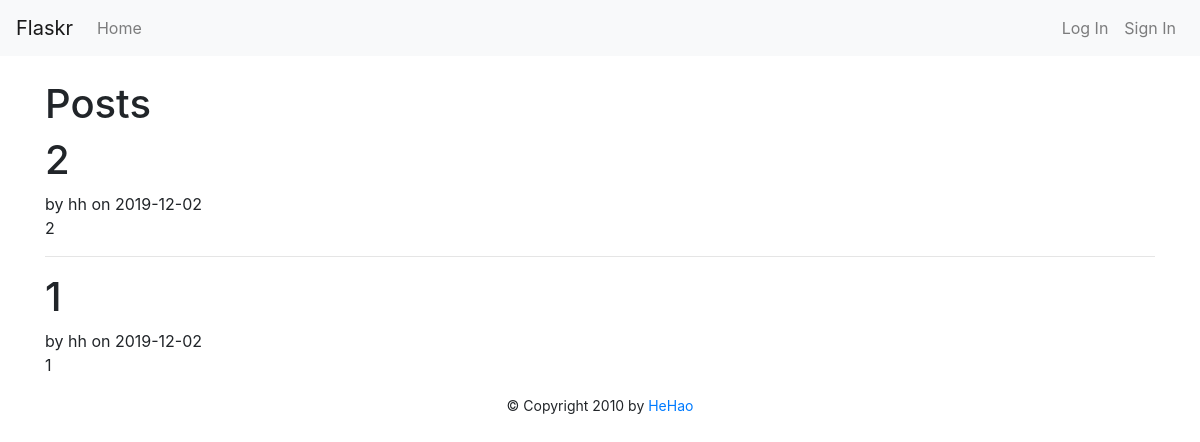
The page / on the database its author committed.
### tables this page shows
CREATE TABLE post (
  id INTEGER PRIMARY KEY AUTOINCREMENT,
  author_id INTEGER NOT NULL,
  created TIMESTAMP NOT NULL DEFAULT CURRENT_TIMESTAMP,
  title TEXT NOT NULL,
  body TEXT NOT NULL,
  FOREIGN KEY (author_id) REFERENCES user (id)
);

CREATE TABLE user (
  id INTEGER PRIMARY KEY AUTOINCREMENT,
  username TEXT UNIQUE NOT NULL,
  password TEXT NOT NULL
);

### flaskr/blog.py (the view)
@bp.route('/')
def index():
    db = get_db()
    posts = db.execute(
        'SELECT p.id, title, body, created, author_id, username'
        ' FROM post p JOIN user u ON p.author_id = u.id'
        ' ORDER BY created DESC'
    ).fetchall()
    return render_template('blog/index.html', posts=posts)

### flaskr/db.py (called while the page is built)
def get_db():
    if 'db' not in g:
        g.db = sqlite3.connect(
            current_app.config['DATABASE'],
            detect_types=sqlite3.PARSE_DECLTYPES
        )
        g.db.row_factory = sqlite3.Row
    return g.db

### flaskr/templates/blog/index.html (shortened to what this page needs)
{% extends 'base.html' %}
{% block header %}
  <h1>{% block title %}Posts{% endblock %}</h1>
{% endblock %}
{% block content %}
  {% for post in posts %}
    <article class="post">
      <header>
        <div>
          <h1>{{ post['title'] }}</h1>
          <div class="about">by {{ post['username'] }} on {{ post['created'].strftime('%Y-%m-%d') }}</div>
        </div>
      </header>
      <p class="body">{{ post['body'] }}</p>
    </article>
    {% if not loop.last %}
      <hr>
    {% endif %}
  {% endfor %}
{% endblock %}

### flaskr/templates/base.html (shortened to what this page needs)
{% from 'bootstrap/utils.html' import render_static %}
{% from 'bootstrap/nav.html' import render_nav_item %}
{% from 'bootstrap/utils.html' import render_messages %}
<!doctype html>
<html lang="en">
<head>
    {% block head %}
    {% block styles %}
    {{ render_static('css', 'style.css') }}
    {{ bootstrap.load_css() }}
    {% endblock %}
    {% endblock %}
</head>
<body>
<nav class="navbar navbar-expand-lg navbar-light bg-light mb-4">
    <a class="navbar-brand" href="#">Flaskr</a>
    <div class="collapse navbar-collapse" id="navbarSupportedContent">
        <ul class="navbar-nav mr-auto">
            {{ render_nav_item('index', 'Home', use_li=True) }}
        </ul>
        <ul class="navbar-nav">
            {% if current_user.is_authenticated %}
            {{ current_user['username'] }}
            {{ render_nav_item('auth.logout', 'Log Out', use_li=True) }}
            {% else %}
            {{ render_nav_item('auth.login', 'Log In', use_li=True) }}
            {{ render_nav_item('auth.register', 'Sign In', use_li=True) }}
            {% endif %}
        </ul>
    </div>
</nav>
<main class="container">
    {% block header %}{% endblock %}
    {% block content %}{% endblock %}
</main>
<footer class="text-center">
    {% block footer %}
    <small> &copy; Copyright 2010 by <a href="#" title="Written by He Hao">HeHao</a>
    </small>
    {% endblock %}
</footer>
</body>
</html>

### rows shown on the page
post: title "2", username "hh", created "2019-12-02", body "2"
post: title "1", username "hh", created "2019-12-02", body "1"

### other values the page prints
{{ render_nav_item('index', 'Home', use_li=True) }} "Home"
{{ render_nav_item('auth.login', 'Log In', use_li=True) }} "Log In"
{{ render_nav_item('auth.register', 'Sign In', use_li=True) }} "Sign In"
